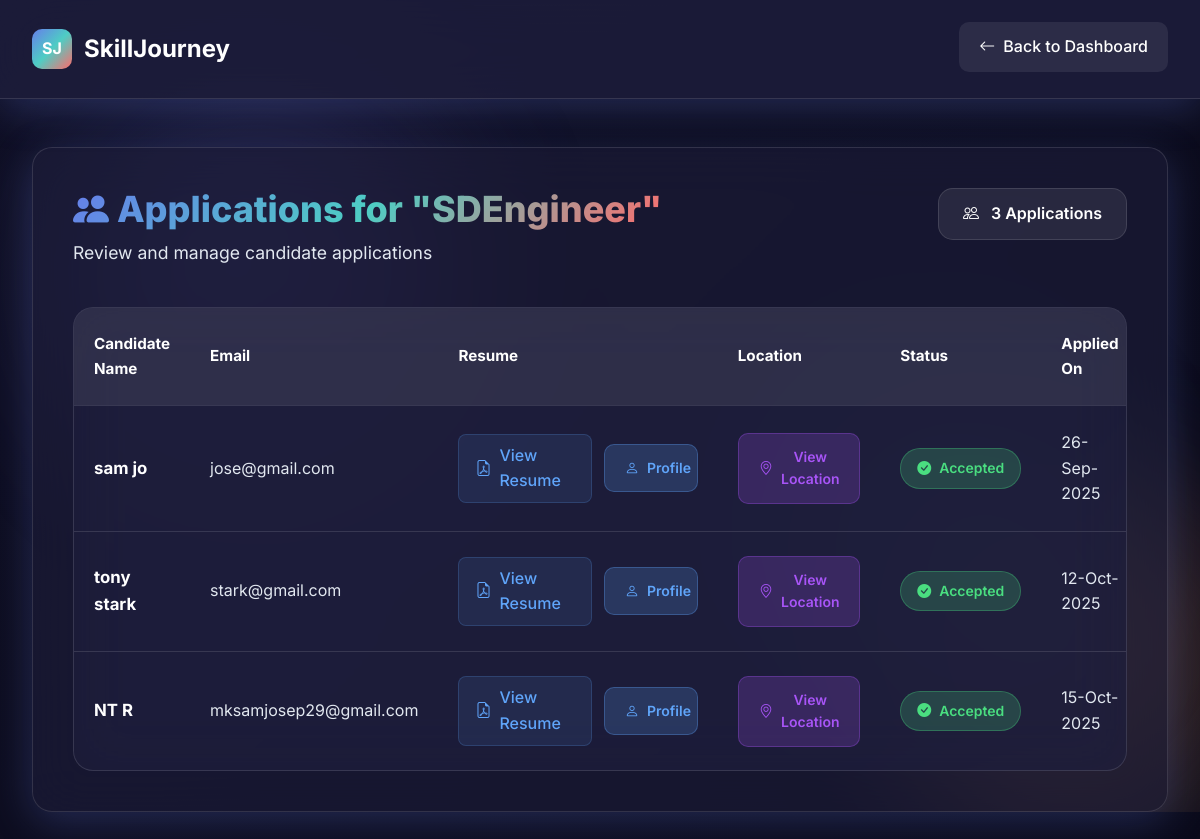
/job/1/applications/ (signed in), run on the app's committed database.
### freelancer/models.py (models this page shows, shortened)
class Job(models.Model):
    JOB_TYPES = [
        ('full_time', 'Full-time'),
        ('part_time', 'Part-time'),
        ('internship', 'Internship'),
    ]
    recruiter = models.ForeignKey(RecruiterProfile, on_delete=models.CASCADE)
    title = models.CharField(max_length=255)
    description = models.TextField()
    skills_required = models.TextField()
    experience_level = models.CharField(max_length=50)
    salary = models.DecimalField(max_digits=10, decimal_places=2, null=True, blank=True)
    deadline = models.DateField()
    status = models.CharField(max_length=20, default="Open")
    job_type = models.CharField(max_length=20, choices=JOB_TYPES, default='full_time')
    created_at = models.DateTimeField(auto_now_add=True)

class Application(models.Model):
    job = models.ForeignKey(Job, on_delete=models.CASCADE, related_name='applications', null=True, blank=True)
    freelancer = models.ForeignKey(FreelancerProfile, on_delete=models.CASCADE, related_name='applications', null=True, blank=True)
    candidate_name = models.CharField(max_length=255, default='Unknown Candidate')
    candidate_email = models.EmailField(default='unknown@example.com')
    resume = models.FileField(upload_to='resumes/', null=True, blank=True)
    status = models.CharField(max_length=50, default='Pending')
    applied_at = models.DateTimeField(auto_now_add=True)

### freelancer/views.py (the view)
# urls.py: path('job/<int:job_id>/applications/', view_applications, name='view_job'),
@login_required
def view_applications(request, job_id):
    recruiter = RecruiterProfile.objects.get(user=request.user)
    job = get_object_or_404(Job, id=job_id, recruiter=recruiter)
    applications = job.applications.all()
    notifications = Notification.objects.filter(user=request.user).order_by('-created_at')[:5]
    unread_notifications_count = Notification.objects.filter(user=request.user, is_read=False).count()
    return render(request, 'recruiter/job_applications.html', {
        'job': job,
        'applications': applications,
        'notifications': notifications,
        'unread_notifications_count': unread_notifications_count,
    })

### templates/recruiter/job_applications.html (shortened to what this page needs)
<!DOCTYPE html>
<html lang="en">
<head>
  <link href="https://cdn.jsdelivr.net/npm/bootstrap@5.3.0/dist/css/bootstrap.min.css" rel="stylesheet">
  <link rel="stylesheet" href="https://cdn.jsdelivr.net/npm/bootstrap-icons@1.11.0/font/bootstrap-icons.css">
  <link rel="stylesheet" href="https://cdnjs.cloudflare.com/ajax/libs/font-awesome/6.4.0/css/all.min.css">
  <link rel="stylesheet" href="https://unpkg.com/leaflet@1.9.4/dist/leaflet.css" />
</head>
<body>
    <div class="bg-animation">
        <div class="floating-orb orb-1"></div>
        <div class="floating-orb orb-2"></div>
        <div class="floating-orb orb-3"></div>
    </div>
    <nav class="header-nav" id="headerNav">
        <a href="{% url 'admin_dashboard' %}" class="header-brand">
            <div class="brand-logo">SJ</div>
            <span>SkillJourney</span>
        </a>
        <div class="header-menu">
            <a href="{% url 'admin_dashboard' %}" class="active">
                <i class="bi bi-arrow-left"></i> Back to Dashboard
            </a>
        </div>
    </nav>
    <div class="content-container">
        <div class="content-card">
            <div class="content-header">
                <div>
                    <h1><i class="bi bi-people-fill"></i> Applications for "{{ job.title }}"</h1>
                    <p>Review and manage candidate applications</p>
                </div>
                <div class="applications-count">
                    <i class="bi bi-people"></i> {{ applications|length }} Applications
                </div>
            </div>
            {% if applications %}
                <div class="applications-table-container">
                    <table class="applications-table">
                        <thead>
                            <tr>
                                <th>Candidate Name</th>
                                <th>Email</th>
                                <th>Resume</th>
                                <th>Location</th>
                                <th>Status</th>
                                <th>Applied On</th>
                            </tr>
                        </thead>
                        <tbody>
                            {% for app in applications %}
                            <tr class="performance-optimized">
                                <td>
                                    <div class="candidate-name">{{ app.candidate_name }}</div>
                                </td>
                                <td>{{ app.candidate_email }}</td>
                                <td>
                                    <div class="resume-actions">
                                        {% if app.resume %}
                                            <a href="{{ app.resume.url }}" target="_blank" class="resume-link">
                                                <i class="bi bi-file-earmark-pdf"></i> View Resume
                                            </a>
                                            <a href="{% url 'view_freelancer_profile' app.freelancer_id %}" class="btn-action btn-view">
                                                <i class="bi bi-person"></i> Profile
                                            </a>
                                        {% else %}
                                            <span style="color: var(--text-muted);">N/A</span>
                                        {% endif %}
                                    </div>
                                </td>
                                <td>
                                    <button class="btn-action btn-location" onclick="showCandidateLocation('{{ app.freelancer_id }}', '{{ app.candidate_name }}')">
                                        <i class="bi bi-geo-alt"></i> View Location
                                    </button>
                                </td>
                                <td>
                                    {% if app.status == 'Pending' %}
                                        <div class="action-buttons">
                                            <a href="{% url 'update_application_status' app.id 'Accepted' %}" class="btn-action btn-accept">
                                                <i class="bi bi-check-lg"></i> Accept
                                            </a>
                                            <a href="{% url 'update_application_status' app.id 'Rejected' %}" class="btn-action btn-reject">
                                                <i class="bi bi-x-lg"></i> Reject
                                            </a>
                                        </div>
                                    {% elif app.status == 'Accepted' %}
                                        <span class="status-badge status-accepted">
                                            <i class="bi bi-check-circle-fill"></i> {{ app.status }}
                                        </span>
                                    {% elif app.status == 'Rejected' %}
                                        <span class="status-badge status-rejected">
                                            <i class="bi bi-x-circle-fill"></i> {{ app.status }}
                                        </span>
                                    {% endif %}
                                </td>
                                <td>{{ app.applied_at|date:"d-M-Y" }}</td>
                            </tr>
                            {% endfor %}
                        </tbody>
                    </table>
                </div>
            {% else %}
                <div class="empty-state">
                    <i class="bi bi-file-earmark-text"></i>
                    <h3>No applications yet</h3>
                    <p>There are no applications for this job yet. Check back later.</p>
                </div>
            {% endif %}
        </div>
    </div>
</body>
</html>

### data on the page
Job: title "SDEngineer"
Application: candidate_name "sam jo", candidate_email "jose@gmail.com", status "Accepted", applied_at "26-Sep-2025"
Application: candidate_name "tony stark", candidate_email "stark@gmail.com", status "Accepted", applied_at "12-Oct-2025"
Application: candidate_name "NT R", candidate_email "mksamjosep29@gmail.com", status "Accepted", applied_at "15-Oct-2025"

### other printed values
{{ applications|length }} "3"
